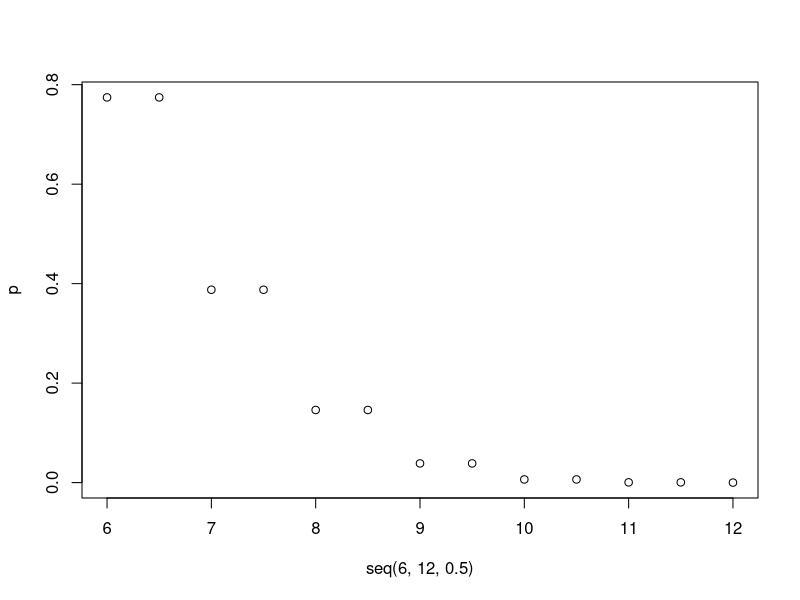

Write the R code that produced this figure.
## ---- chunk 1
2*pbinom(35.5, 50, .5, lower.tail = FALSE)
2*pbinom(9.5, 12, .5, lower.tail = FALSE)
p=c()
for (i in seq(6,12,.5)) {
  p=c(p, 2*pbinom(i, 12, .5, lower.tail = FALSE))
}
plot(seq(6,12,.5), p)
## ---- chunk 2
2*pnorm(1.78, lower.tail=FALSE)
## ---- chunk 3
pchisq(3.28888, 3-1, lower.tail = FALSE)
## ---- chunk 4
pbinom(7,20,.5)
